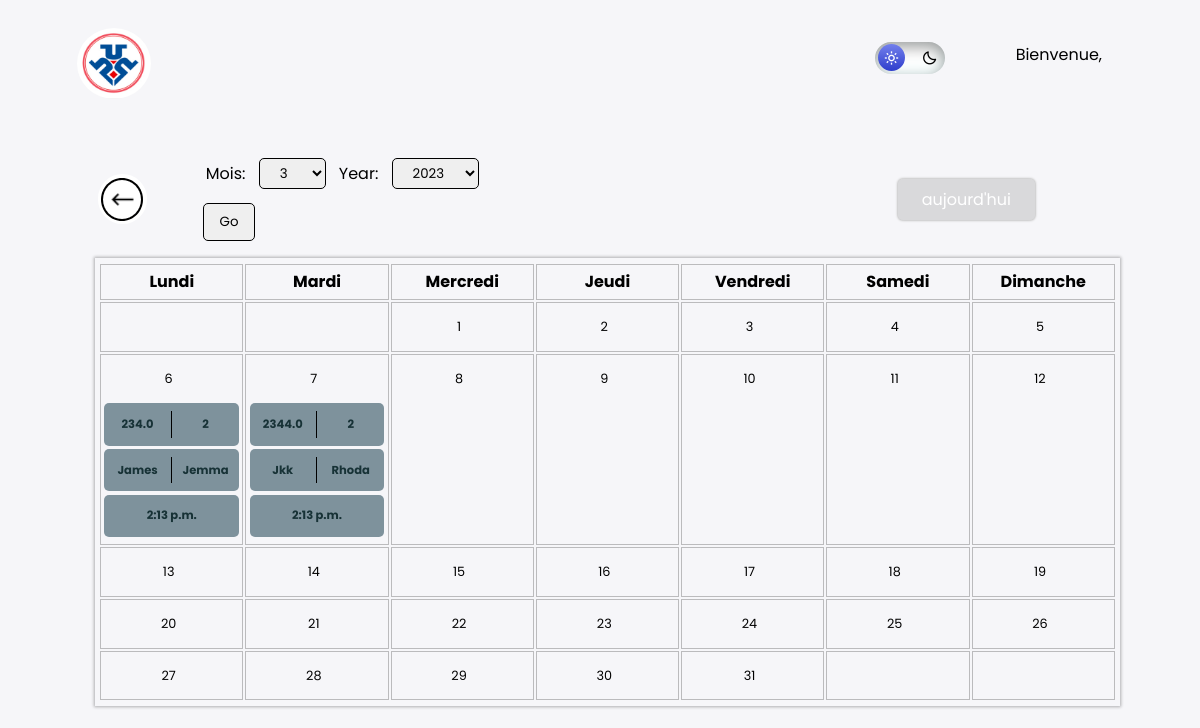
The page /magboard/historique/voir/MagasinTest/10 (signed in) on the database its author committed.
### magboard/models.py (models this page shows, shortened)
class Magasin_value(models.Model):
    magasin = models.ForeignKey(Magasin,  on_delete=models.CASCADE)
    nom = models.CharField(max_length=50, blank=True)
    prenom = models.CharField(max_length=50, blank=True)
    clients_no = models.IntegerField(null=True)
    value = models.FloatField()
    day = models.DateField(default=date.today)
    week = models.IntegerField(default=date.today().isocalendar()[1])
    created_at = models.DateTimeField(auto_now_add=True, null=True)
    class Meta:
        ordering = ['day']

### magboard/views.py (the view)
# urls.py: path('historique/voir/<str:magasin>/<int:no>', views.voirView, name="voir"),
@login_required(login_url='login')
def voirView(request, magasin, no):
    if request.user.role == "ADMIN" or request.user.is_staff or request.user.role == "DIRECTION" or request.user.is_staff or request.user.role == "SUPERVISEUR":
        values = Magasin_value.objects.filter(magasin__user=magasin).order_by('day')
        now = datetime.datetime.now()
        selected_month = int(request.GET.get('month', now.month))
        selected_year = int(request.GET.get('year', now.year))
        month_cal = calendar.monthcalendar(selected_year, selected_month)
        years = range(now.year, now.year + 5)
        month_range = range(1, 13)
        form = MagasinForm()
        current_url = reverse('voir', kwargs={'magasin': magasin, 'no': no})
        return render(request, 'voir.html', {'form': form, 'values': values, 'calendar': month_cal, 'selected_month': selected_month, 'selected_year': selected_year, 'years': years, 'range': month_range, 'current_url': current_url})

### magboard/forms.py
class MagasinForm(forms.Form):
    day = forms.DateField(label='Date of Birth', widget=DatePickerInput())
    class Meta:
        model = Magasin_value
        fields = ['nom', 'prenom', 'clients_no', 'day', 'value']

### magboard/templates/voir.html (shortened to what this page needs)
{% extends "base.html" %}
{% load static %}
{% block custom-css %}
  <link rel="stylesheet" href="{% static 'css/boir.css' %}">
  <link rel="stylesheet" href="{% static 'css/modal.css' %}">
{% endblock custom-css %}
{% block content %}
<div class="voir" style="margin-bottom: 5%;">
  {% if request.user.role == "ADMIN" or request.user.is_staff or request.user.role == "DIRECTION" or request.user.role == "SUPERVISEUR" %}
    <div class="header">
      <div class="control">
        <div class="back">
          <a href="{% url 'home' %}">
            <img src="{% static 'images/icons8-go-back.png' %}" alt="">
          </a>
        </div>
          <form method="get">
            <div class="input-texts">
                <label for="month">Mois: </label>
                <select id="month" name="month">
                  {% for i in range %}
                  <option value="{{ i }}" {% if i == selected_month %}selected{% endif %}>{{ i }}</option>
                  {% endfor %}
                </select>
                <label for="year">Year: </label>
                <select id="year" name="year">
                  {% for year in years %}
                  <option value="{{ year }}" {% if year == selected_year %}selected{% endif %}>{{ year }}</option>
                  {% endfor %}
                </select>
            </div>
            <button type="submit">Go</button>
          </form>
      </div>
      <div class="date-page">
            <span class="month-name" ></span>
      </div>
      <div class="date-control">
          <li class="active" id="week-toggle"><a style="text-decoration:none; color:white;" href="{{current_url}}">aujourd'hui</a> </li>
      </div>
    </div>
    <div class="week-content">
          <table class="table">
              <thead>
                <tr>
                    <th class="data-label">Lundi</th>
                    <th class="data-label">Mardi</th>
                    <th class="data-label">Mercredi</th>
                    <th class="data-label">Jeudi</th>
                    <th class="data-label">Vendredi</th>
                    <th class="data-label">Samedi</th>
                    <th class="data-label">Dimanche</th>
                </tr>
              </thead>
              <tbody>
                {% for week in calendar %}
                <tr>
                    {% for day in week %}
                    <td>
                      {% if day %}
                        <p class="day-value">{{ day }}</p>
                      {% for value in values %}
                        {% if value.day.month == selected_month %}
                          {% if value.day.day == day %}
                          <span id="value"><p><a  href="#" data-toggle="modal" data-target="#update-value-modal">{{ value.value }}</a></p> <p><a href="#" data-toggle="modal" data-target="#update-value-modal">{{ value.clients_no }}</a></p></span>
                          <span id="value"><p><small class="tooltip-text">Nom </small><a href="#" data-toggle="modal" data-target="#update-value-modal">{{ value.nom}}</a></p> <p><small class="tooltip-text">Prenom</small><a href="#" data-toggle="modal" data-target="#update-value-modal">{{ value.prenom }}</a></p></span>
                          <span id="value" style="width:100%; display: flex; align-items:center; justify-content:center;"><p style="border:none;"><small class="tooltip-text">Heure de vaildation</small>{{value.created_at.time}}</p></span>
                          {% endif %}
                        {% endif %}
                      {% endfor %}
                      {% else %}
                      &nbsp;
                      {% endif %}
                    </td>
                    {% endfor %}
                </tr>
                {% endfor %}
              </tbody>
          </table>
    </div>
    {% endif %}
</div>
{% endblock content %}

### templates/base.html (shortened to what this page needs)
{% load static %}
<!DOCTYPE html>
<html lang="fr-fr">
<head>
  <link rel="stylesheet" href="{% static 'css/basic.css' %}">
  <link href='https://unpkg.com/boxicons@2.1.4/css/boxicons.min.css' rel='stylesheet'>
  {% block custom-css %}
  {% endblock custom-css %}
    <link rel="stylesheet" href="https://cdnjs.cloudflare.com/ajax/libs/font-awesome/6.1.1/css/all.min.css">
</head>
<body id="main-body">
  <div class="container">
    <section class="main">
      <aside>
        <div class="right">
          <div class="top">
            <div class="logo-container">
              <a href="{% url 'home' %}" class="logo">
                <div class="img-container">
                  <img src="{% static 'images/unifrais.jpg' %}">
                </div>
              </a>
            </div>
            <div class="theme-toggler">
              <label class="darkmode-toggle" for="darkmode-toggle" id="toggle_dark">
                  <i class="bx bx-sun"></i>
                  <i class="bx bx-moon"></i>
              </label>
            </div>
              <div class="info">
                <p>Bienvenue,{% if request.user.role == "MAGASIN" %} <b>{{request.user.last_name}}</b>{% else %} <b>{{request.user.last_name}}</b>{% endif %}</p>
              </div>
          </div>
        </div>
      </aside>
      <div class="content">
        {% block content %}
        {% endblock content %}
      </div>
    </section>
  </div>
</body>
</html>

### static/css/basic.css (style rules this page uses)
:root { --primary-color: #7380ec; --background-color: #f6f6f9; --dark-background-color: #242424; --color-white: #ffffff; }
* { margin: 0; padding: 0; outline: none; border: none; text-decoration: none; box-sizing: border-box; font-family: "Poppins"; }
body { background: var(--background-color); height: 100vh; overflow: hidden; }
.container { display: flex; justify-content: space-between; }
.logo-container { width: fit-content; display: flex; align-items: center; justify-content: center; height: 10%; }
.logo-container .logo { display: flex; align-items: center; justify-content: space-between; width: 100%; padding: 0; height: 100%; }
.logo-container .logo .img-container { width: 100px !important; height: 95% !important; display: flex; align-items: center; justify-content: center; border-radius: 50%; }
.logo-container .logo .img-container img { width: 85%; height: 85%; object-fit: fill; border-radius: 50%; box-sizing: border-b-ox; }
aside { padding-bottom: 40px; background-color: transparent; }
label.darkmode-toggle { width: 70px; height: 32px; cursor: pointer; position: relative; right: 10%; top: 0; display: block; background: white; border-radius: 200px; transition: all 0.4s ease; display: flex; align-items: center; justify-content: space-between; box-shadow: inset 0px 5px 15px rgba(0, 0, 0, 0.4), inset 0px -5px 15px rgba(225, 255, 255, 0.4); }
label.darkmode-toggle .bx-sun { padding-left: 0.55rem; z-index: 2; color: white; }
label.darkmode-toggle .bx-moon { padding-right: 0.45rem; z-index: 2; }
label.darkmode-toggle::after { content: ""; width: 27px; height: 27px; display: flex; justify-self: center; align-self: center; position: absolute; transition: 0.4s ease; top: 2px; left: 3px; background: linear-gradient(180deg, #7380ec, #2e3ecc); border-radius: 100px; box-sizing: 0 5px 10px rgba(0, 0, 0, 0.2); }
.right { margin-top: 1.4rem; }
.right .top { display: flex; justify-content: end; gap: 2rem; margin-right: 50px; }
.right .top .logo-container { display: flex; position: absolute; height: 5.5rem; width: 5.5rem; left: 2%; top: 2%; }
.main { position: relative; padding-top: 20px; padding-left: 15px; width: calc(100% ) !important; height: 100%; margin: 0 3rem; }
.content { width: 100%; height: 90vh; box-sizing: border-box; padding: 1rem; overflow-x: hidden; overflow-y: scroll; position: relative; }

### magboard/templates/voir.html (style rules this page uses)
.back { padding-right: 3rem; }
.back a { padding: .2rem; width: fit-content; height: fit-content; box-sizing: border-box; background: white; display: flex; border-radius: 50px 50px; }

### rows shown on the page
Magasin_value: value "234.0", clients_no "2", nom "James", prenom "Jemma", created_at.time "2:13 p.m."
Magasin_value: value "2344.0", clients_no "2", nom "Jkk", prenom "Rhoda", created_at.time "2:13 p.m."

### other values the page prints
{{ day }} "1" "2" "3" "4" "5" "6" "7" "8" "9" "10" "11" "12" "13" "14" "15" "16" "17" "18" "19" "20" "21" "22" "23" "24" "25" "26" "27" "28" "29" "30" "31"
form field month "3"
form field year "2023"
